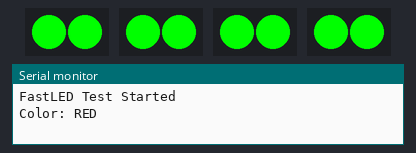
The sketch below on a simulated Arduino Uno, built with avr-gcc and run on an emulated ATmega328P. On the bench: 4 × 2 RGB LEDs in strip order, left to right, the last lines printed to the serial monitor. Dim RGB values are drawn brighter than linear; colours are those a GRB WS2812 strip shows for the declared byte order.

Above: at 0.5 s.
At 1.5 s:
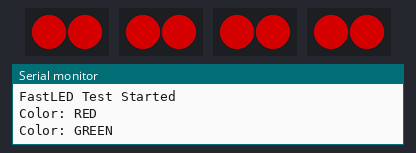
At 2.5 s:
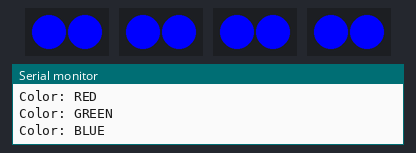
At 3.5 s:
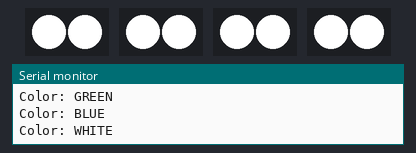
At 4.5 s:
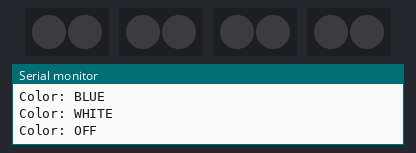
Timing chart, 0 to 6.5 s (numbered marks = the images above):
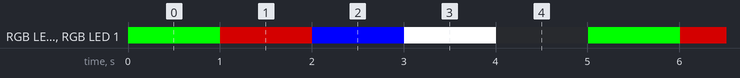

Measured:
- by itself, RGB LED 0, RGB LED 1, RGB LED 0, RGB LED 1, RGB LED 0, RGB LED 1, RGB LED 0, RGB LED 1: repeats every 5.0 s: RGB(128, 0, 0) 1.0 s, RGB(0, 0, 255) 1.0 s, RGB(255, 255, 255) 1.0 s, off 1.0 s, RGB(0, 255, 0) 1.0 s
- by itself, everything shown: repeats every 5.0 s, in 5 steps

The sketch:

Test_FastLED.ino
```cpp
#include <FastLED.h>

#define NUM_LEDS 8
CRGB leds[NUM_LEDS];

#define LED_PIN_P1 5
#define LED_PIN_P2 19
#define LED_PIN_P3 13
#define LED_PIN_P4 14

void setup() {
  Serial.begin(115200);

  FastLED.addLeds<WS2812B, LED_PIN_P1, RGB>(leds, 0, 2).setCorrection(TypicalLEDStrip);
  FastLED.addLeds<WS2812B, LED_PIN_P2, RGB>(leds, 2, 2).setCorrection(TypicalLEDStrip);
  FastLED.addLeds<WS2812B, LED_PIN_P3, RGB>(leds, 4, 2).setCorrection(TypicalLEDStrip);
  FastLED.addLeds<WS2812B, LED_PIN_P4, RGB>(leds, 6, 2).setCorrection(TypicalLEDStrip);

  FastLED.setBrightness(255);
  Serial.println("FastLED Test Started");
}

void loop() {
  // Turn all Red
  fill_solid(leds, NUM_LEDS, CRGB::Red);
  FastLED.show();
  Serial.println("Color: RED");
  delay(1000);

  // Turn all Green
  fill_solid(leds, NUM_LEDS, CRGB::Green);
  FastLED.show();
  Serial.println("Color: GREEN");
  delay(1000);

  // Turn all Blue
  fill_solid(leds, NUM_LEDS, CRGB::Blue);
  FastLED.show();
  Serial.println("Color: BLUE");
  delay(1000);

  // Turn all White
  fill_solid(leds, NUM_LEDS, CRGB::White);
  FastLED.show();
  Serial.println("Color: WHITE");
  delay(1000);

  // Turn all Off
  FastLED.clear();
  FastLED.show();
  Serial.println("Color: OFF");
  delay(1000);
}
```
